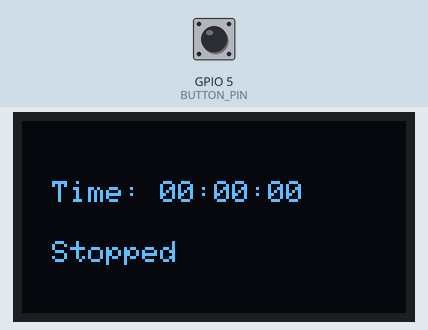
Recording of a program running on a simulated ESP32. Parts: 128×64 one-colour display. Inputs (shaded band) come from the test bench; at power-on: GPIO 5 (BUTTON_PIN) HIGH. What the program prints to the serial monitor is not drawn.

Above: at 1.2 s.
1.3 s: GPIO 5 (BUTTON_PIN) pulled LOW for 0.15 s
At 2.0 s:
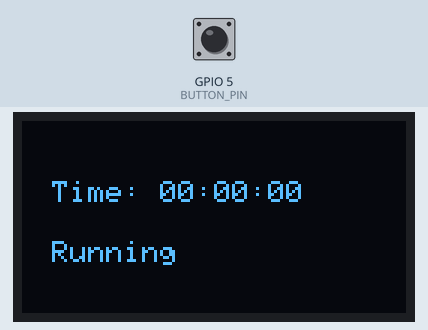
4.4 s: GPIO 5 (BUTTON_PIN) pulled LOW for 1 s
At 5.5 s:
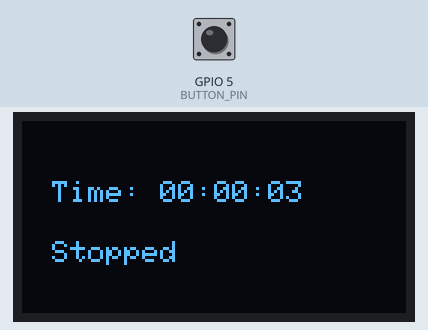
6.9 s: GPIO 5 (BUTTON_PIN) pulled LOW for 0.15 s
At 8.6 s:
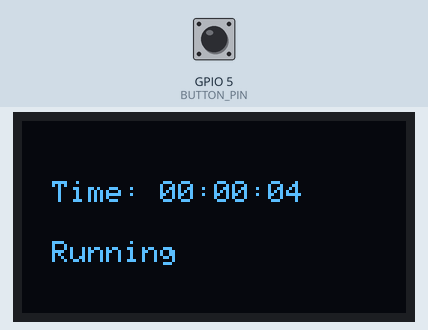
9.3 s: GPIO 5 (BUTTON_PIN) pulled LOW for 1 s
At 10.5 s:
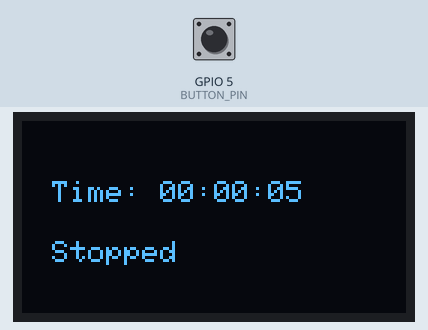
Timing chart, 0 to 12.3 s (numbered marks = the images above; inputs shaded):
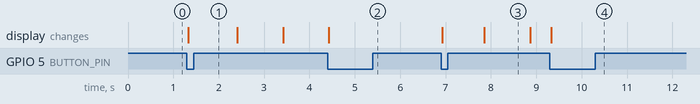

Measured:
- after the input at 1.3 s, the display: changes at once (image 1)
- after the input at 4.4 s, the display: changes at once (image 2)
- after the input at 6.9 s, the display: first changes at once (image 3 shows a later state)
- after the input at 9.3 s, the display: changes at once (image 4)
- what the display in image 3 shows lasts 1.0 s, from 7.9 s to 8.9 s

The program:

main.cpp
```cpp
#include <Wire.h>
#include <Adafruit_GFX.h>
#include <Adafruit_SSD1306.h>

#define SCREEN_WIDTH 128
#define SCREEN_HEIGHT 64
#define OLED_RESET -1
#define BUTTON_PIN 5 // GPIO pin for the button

Adafruit_SSD1306 display(SCREEN_WIDTH, SCREEN_HEIGHT, &Wire, OLED_RESET);

unsigned long startTime = 0; // Timer start time
unsigned long elapsedTime = 0; // Timer elapsed time
unsigned long previousElapsedTime = 0; // To store previous elapsed time between sessions
bool timerRunning = false; // To track the timer state
bool lastButtonState = HIGH; // Previous state of the button
bool currentButtonState; // Current state of the button
unsigned long lastDebounceTime = 0; // Debounce time
unsigned long debounceDelay = 50; // Debounce delay in milliseconds
unsigned long lastDisplayUpdate = 0; // Last time display was updated
const unsigned long displayUpdateInterval = 100; // Update display every 100ms

void updateDisplay() {
    display.clearDisplay();
    display.setTextSize(1);  // Small text size
    display.setCursor(10, 20);

    // Calculate the time to display
    unsigned long timeToDisplay;
    if (timerRunning) {
        timeToDisplay = previousElapsedTime + (millis() - startTime);
    } else {
        timeToDisplay = elapsedTime;
    }

    // Display elapsed time in HH:MM:SS format
    unsigned long seconds = timeToDisplay / 1000;
    unsigned long minutes = seconds / 60;
    unsigned long hours = minutes / 60;

    seconds = seconds % 60;
    minutes = minutes % 60;

    display.print("Time: ");
    if (hours < 10) display.print("0");
    display.print(hours);
    display.print(":");
    if (minutes < 10) display.print("0");
    display.print(minutes);
    display.print(":");
    if (seconds < 10) display.print("0");
    display.print(seconds);

    // Display timer status
    display.setCursor(10, 40);
    display.print(timerRunning ? "Running" : "Stopped");

    display.display();
}

void setup() {
    Serial.begin(9600);
    pinMode(BUTTON_PIN, INPUT_PULLUP); // Set button pin as input with pull-up

    // Initialize OLED display
    if (!display.begin(SSD1306_SWITCHCAPVCC, 0x3C)) {
        Serial.println(F("SSD1306 allocation failed"));
        for (;;); // Stay here if initialization fails
    }

    display.clearDisplay();
    display.setTextSize(2);
    display.setTextColor(SSD1306_WHITE);
    updateDisplay();
}

void loop() {
    currentButtonState = digitalRead(BUTTON_PIN);  // Read the current button state

    // Check if button is pressed and debounce the input
    if (currentButtonState == LOW && lastButtonState == HIGH && (millis() - lastDebounceTime) > debounceDelay) {
        lastDebounceTime = millis(); // Update the debounce time

        if (timerRunning) {
            // Stop the timer and calculate the elapsed time
            elapsedTime = previousElapsedTime + (millis() - startTime);
            previousElapsedTime = elapsedTime; // Save for next time timer is started
            timerRunning = false;
            Serial.print("Timer stopped, total time: ");
            Serial.println(elapsedTime / 1000);
        } else {
            // Start the timer
            startTime = millis();
            timerRunning = true;
            Serial.println("Timer started");
        }

        updateDisplay(); // Update the display immediately when button is pressed
    }

    // Only update the display periodically to avoid flicker
    if (millis() - lastDisplayUpdate > displayUpdateInterval) {
        updateDisplay();
        lastDisplayUpdate = millis();
    }

    lastButtonState = currentButtonState;
}
```
